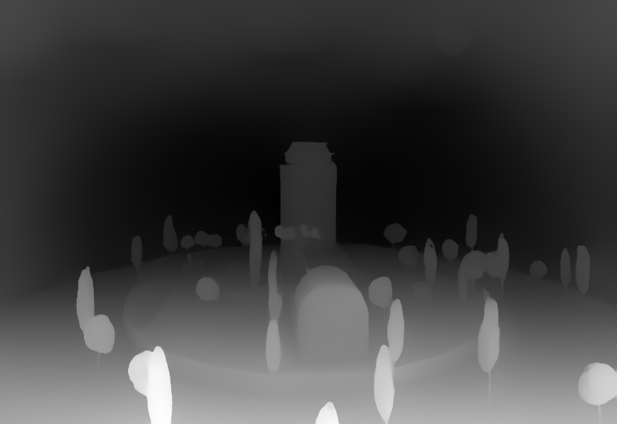
#> input picture test-assets/frames/angle_1_depth.png, 1233 x 848 px, given in place of angle_1_depth.png_depth.png, which was not available (shown at 1/2 size)
$ python -i build_env_masks.py   (imports and definitions only)
#> lines starting #> are read from the running program, lines starting #| are printed output that depends on the picture; after the words box and inside, x2 and y2 are one past the last pixel; in counts of white or black regions, pixels touching at a corner belong together; pictures that were not available may be replaced by others from this repository, and a replacement may not be noted
#!/usr/bin/env python3
"""Маски окружения для ночи и ветра (v6). Запуск (после tools/build_frames.py):

  python3 tools/build_env_masks.py            # все кадры
  python3 tools/build_env_masks.py v_angle_2  # один кадр

Для каждого кадра <имя> в test-assets/frames/ пишет два файла:
  <имя>_env.png  — RGB: R = небо (там ставим звёзды, оно же темнее земли ночью),
                   G = «высота» дерева 0..255 (0 у корня, 255 на макушке — для ветра),
                   B = фаза дерева (у каждого дерева своя, 0 = не дерево).
  <имя>_win2.png — L: окна ДРУГИХ зданий (не башни) — их окна ночью светятся реже.

Как находим:
  небо   — гладкие светлые пиксели у верхнего края, далёкие по карте глубины (заливка от верха);
  деревья — то, что ближе «земли» по карте глубины (земля — 30-й перцентиль глубины в каждой строке),
            без башни и неба, без блоков с плоской крышей/заполненным прямоугольником (здания);
  окна    — тёмные пятна на фоне окружения внутри рамок WINDOW_BOXES (рамки — по глазам, в координатах кадра 768×1365).
Кадры без деревьев (или где маска захватывает статую) — в NO_WIND: ветер там отключён.
"""
import sys
from pathlib import Path

import numpy as np
from PIL import Image
from scipy import ndimage

ROOT = Path(__file__).resolve().parent.parent
FR = ROOT / 'test-assets' / 'frames'

# Кадры без ветра: на v_angle_4 «деревья» — сплошной лес и статуя, сегментация ненадёжна.
NO_WIND = {'v_angle_4'}

# Рамки (x0, y0, x1, y1) со зданиями, окна которых считаем. Подобраны по глазам.
WINDOW_BOXES = {
    'v_angle_0': [(0, 750, 260, 910)],
    'v_angle_2': [(490, 735, 768, 905)],
    'v_angle_4': [(300, 1270, 650, 1350), (420, 940, 700, 1050)],
    'v_angle_5': [(430, 1140, 768, 1240)],
}


def load(name):
    d = np.array(Image.open(FR / f'{name}_depth.png').convert('L')).astype(np.float32)
    lo, hi = np.percentile(d, 2), np.percentile(d, 98)
    dn = np.clip((d - lo) / (hi - lo + 1e-6), 0, 1)
    col = np.array(Image.open(FR / f'{name}.png').convert('RGB')).astype(np.float32) / 255
    bld = np.array(Image.open(FR / f'{name}_building.png'))[..., 3] > 60
    return dn, col, bld


# Кадры, где небо с тёмной акварельной заливкой и контурами облаков (порог по текстуре 0.04 отрезал бы его
# на середине): порог мягче, а тонкие контуры облаков «склеиваем» закрытием. dn — порог по карте глубины.
SKY_PARAMS = {
    'v_angle_1': dict(std=0.05, dn=0.50, close=9),
    'v_angle_5': dict(std=0.05, dn=0.50, close=9),
}


def sky_mask(dn, col, name=''):
    prm = SKY_PARAMS.get(name, dict(std=0.04, dn=0.30, close=0))
    lum = col @ np.array([.299, .587, .114])
    m1 = ndimage.uniform_filter(lum, 7)
    m2 = ndimage.uniform_filter(lum * lum, 7)
    std = np.sqrt(np.maximum(m2 - m1 * m1, 0))
    cond = (std < prm['std']) & (lum > 0.5) & (dn < prm['dn'])
    if prm['close']:
        cond = ndimage.binary_closing(cond, structure=np.ones((prm['close'], prm['close'])), border_value=1)
    cond = ndimage.binary_opening(cond, iterations=1)
    lab, _ = ndimage.label(cond)
    top = set(np.unique(lab[0:4, :])) - {0}
    sky = np.isin(lab, list(top)) if top else np.zeros_like(cond)
    sky = ndimage.binary_fill_holes(sky)
    return ndimage.binary_opening(sky, structure=np.ones((5, 5)))


def tree_labels(dn, bld, sky, margin=0.07):
    dn = ndimage.gaussian_filter(dn, 1.5)
    g_row = ndimage.gaussian_filter1d(np.percentile(dn, 30, axis=1), 25)
    above = (dn - g_row[:, None]) > margin
    above &= ~ndimage.binary_dilation(bld, iterations=4)
    above &= ~ndimage.binary_dilation(sky, iterations=6)
    above = ndimage.binary_opening(above, structure=np.ones((3, 3)))
    above = ndimage.binary_closing(above, structure=np.ones((5, 5)))
    above = ndimage.binary_fill_holes(above)
    lab, k = ndimage.label(above)
    out = np.zeros(above.shape, np.int32)
    cnt = 0
    for i in range(1, k + 1):
        m = lab == i
        a = int(m.sum())
        if a < 350 or a > 45000:
            continue
        ys, xs = np.nonzero(m)
        w, h = xs.max() - xs.min() + 1, ys.max() - ys.min() + 1
        fill = a / (w * h)
        top = np.array([ys[xs == x].min() for x in range(xs.min(), xs.max() + 1) if (xs == x).any()])
        flat = (np.diff(top) == 0).mean() if len(top) > 3 else 0
        if fill < 0.84 and flat < 0.5:  # не здание: не прямоугольник и не плоская крыша
            cnt += 1
            out[m] = cnt
    return out


def other_windows(name, col, bld, sky):
    lum = (col @ np.array([.299, .587, .114]) * 255).astype(np.float32)
    big = ndimage.uniform_filter(lum, 19)
    small = ndimage.uniform_filter(lum, 5)
    dark = ((big - small) / 255 > 0.05)
    box = np.zeros(dark.shape, bool)
    for x0, y0, x1, y1 in WINDOW_BOXES.get(name, []):
        box[y0:y1, x0:x1] = True
    cand = dark & box & ~ndimage.binary_dilation(bld, iterations=3) & ~sky
    lab, k = ndimage.label(ndimage.binary_closing(cand, structure=np.ones((3, 3))))
    out = np.zeros(dark.shape, np.float32)
    n = 0
    for i in range(1, k + 1):
        m = lab == i
        a = int(m.sum())
        if a < 18 or a > 900:
            continue
        ys, xs = np.nonzero(m)
        w, h = xs.max() - xs.min() + 1, ys.max() - ys.min() + 1
        if not (0.3 < w / h < 4.0) or a / (w * h) < 0.5:
            continue
        out[m] = 1
        n += 1
    return ndimage.gaussian_filter(out, 0.8), n


def build(name):
    dn, col, bld = load(name)
#> in load, `lo, hi = np.percentile(d, 2), np.percentile(d, 98)`: lo = 5; hi = 179
#> in load, `dn = np.clip((d - lo) / (hi - lo + 1e-6), 0, 1)`:
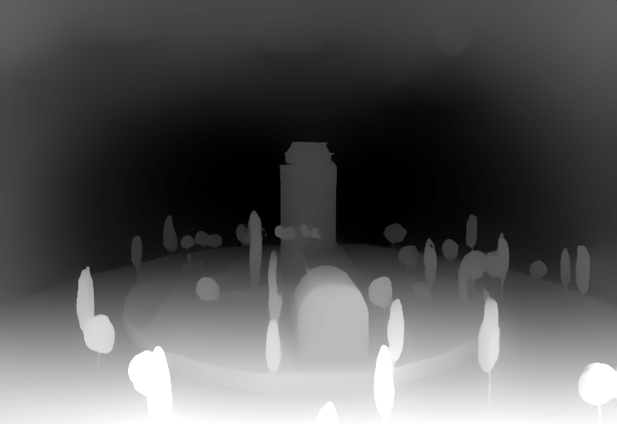
#> dn: shape (848, 1233) float32 (shown at 1/2 size); min 0, max 1, mean 0.342
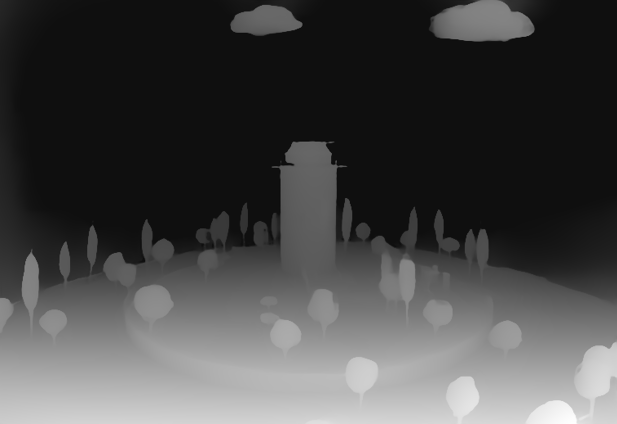
#> input picture test-assets/frames/angle_3_depth.png, 1233 x 848 px, given in place of angle_1_depth.png.png, which was not available (shown at 1/2 size)
    sky = sky_mask(dn, col, name)
#> in sky_mask, `m2 = ndimage.uniform_filter(lum * lum, 7)`:
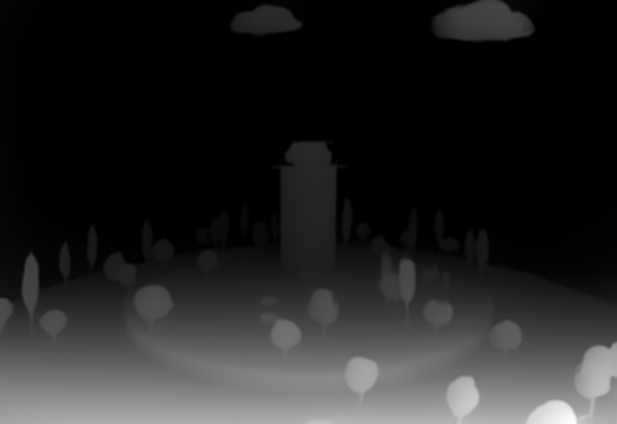
#> m2: shape (848, 1233) float64 (shown at 1/2 size); min 0.00297, max 0.991, mean 0.146
#> in sky_mask, `std = np.sqrt(np.maximum(m2 - m1 * m1, 0))`:
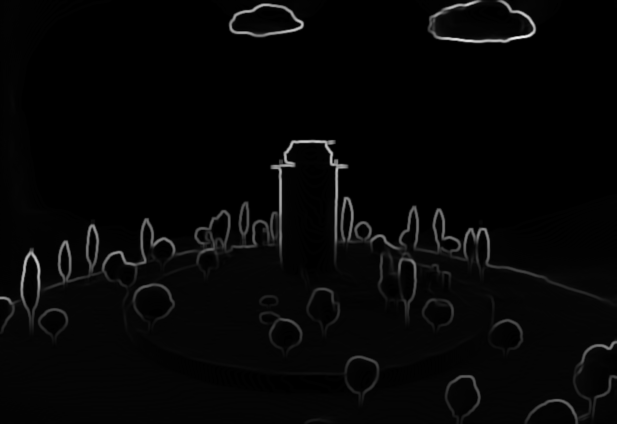
#> std: shape (848, 1233) float64 (shown at 1/2 size); min 0, max 0.2, mean 0.00477; drawn with min black and max white
#> in sky_mask, `cond = (std < prm['std']) & (lum > 0.5) & (dn < prm['dn'])`:
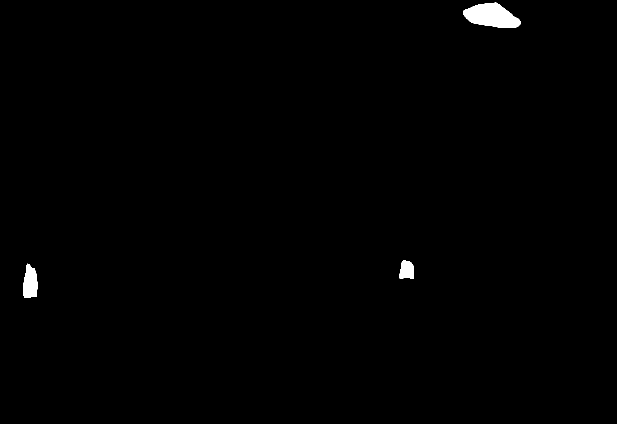
#> cond: shape (848, 1233) bool (shown at 1/2 size); 0.6% white; 3 white regions, box (x1, y1, x2, y2) and area: (926, 5, 1041, 56) 3930, (47, 527, 75, 596) 1523, (799, 521, 828, 557) 867
#> in sky_mask, `cond = ndimage.binary_opening(cond, iterations=1)`: cond: shape (848, 1233) bool; 0.6% white; 3 white regions, box (x1, y1, x2, y2) and area: (926, 5, 1041, 56) 3930, (47, 528, 75, 596) 1519, (799, 521, 828, 557) 865
#> in sky_mask, `lab, _ = ndimage.label(cond)`: lab: shape (848, 1233) int32; 4 distinct labels, from 0 to 3
#> in sky_mask, `top = set(np.unique(lab[0:4, :])) - {0}`: top = 0 items
#> in sky_mask, `sky = np.isin(lab, list(top)) if top else np.zeros_like(cond)`: sky: shape (848, 1233) bool; every value is 0
    H, W = sky.shape
#> H = 848; W = 1233
    env = np.zeros((H, W, 3), np.float32)
    env[..., 0] = ndimage.gaussian_filter(sky.astype(np.float32), 1.5)
#> env: shape (848, 1233, 3) float32; every value is 0
    ntrees = 0
    if name not in NO_WIND:
        lab = tree_labels(dn, bld, sky)
#> in tree_labels, `g_row = ndimage.gaussian_filter1d(np.percentile(dn, 30, axis=1), 25)`: g_row = 848 values, max 0.94 at index 847, min 0.0129 at index 375, mean 0.285
#> in tree_labels, `above = (dn - g_row[:, None]) > margin`:
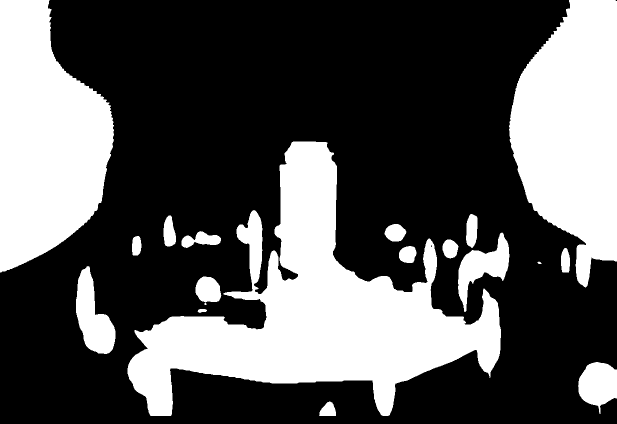
#> above: shape (848, 1233) bool (shown at 1/2 size); 34.2% white; 19 white regions (1 under 20 px), largest, box (x1, y1, x2, y2) and area: (255, 283, 1002, 832) 153853, (0, 0, 228, 545) 87076, (1018, 0, 1233, 575) 85932
        ntrees = int(lab.max())
        hgt = np.zeros((H, W), np.float32)
        ph = np.zeros((H, W), np.float32)
        for i in range(1, ntrees + 1):
            m = lab == i
            ys, xs = np.nonzero(m)
            y0, y1 = ys.min(), ys.max()
            yy = np.arange(H, dtype=np.float32)[:, None]
            hf = np.clip((y1 - yy) / max(1, (y1 - y0)), 0, 1) ** 1.2  # корень неподвижен, макушка — на максимуме
            hgt = np.where(m, hf, hgt)
            ph = np.where(m, 0.1 + 0.9 * ((i * 0.6180339) % 1.0), ph)  # своя фаза у каждого дерева
        env[..., 1] = ndimage.gaussian_filter(hgt, 1.5)
        env[..., 2] = ph
    win2, nwin = other_windows(name, col, bld, sky)
    Image.fromarray((np.clip(env, 0, 1) * 255).astype(np.uint8)).save(FR / f'{name}_env.png')
    Image.fromarray((np.clip(win2, 0, 1) * 255).astype(np.uint8)).save(FR / f'{name}_win2.png')
    print(f'{name}: небо {sky.mean() * 100:.0f}%, деревьев {ntrees}, окон чужих зданий {nwin}')


def main():
    names = sys.argv[1:] or sorted(p.name[:-4] for p in FR.glob('v_angle_?.png'))
    for n in names:
        build(n)


# [2 lines not run here, left out]

#> (the run stopped early here; a loop or call above may not have finished)
